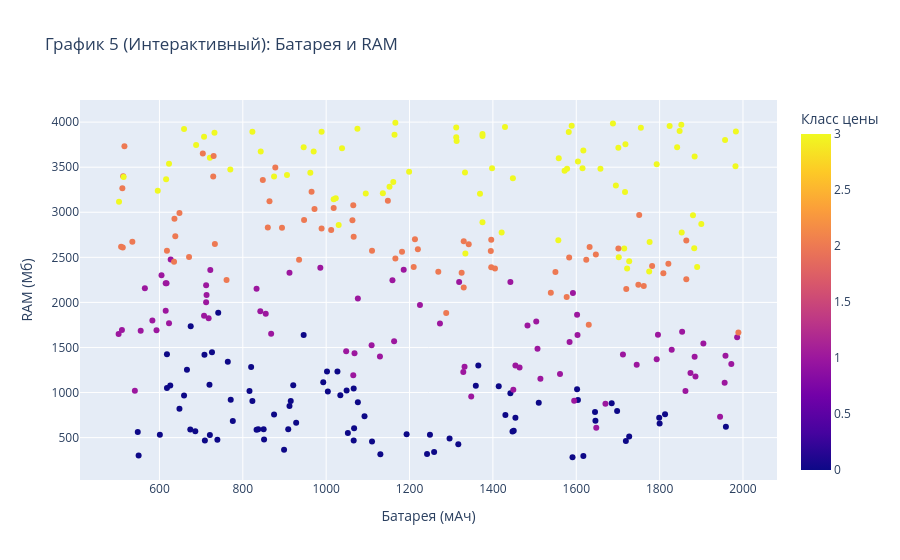

Notebook source saved alongside this figure:
### Markdown cell above
## График5 Интерактивный график

### Code cell
import plotly.express as px

# Берем выборку, чтобы было быстрее
sample_mf = mf_clean.sample(300, random_state=42)

# Создаем интерактивный график одной строкой
fig = px.scatter(
    sample_mf, 
    x='battery_power', 
    y='ram', 
    color='price_range',  # Раскрасит точки по классам цены
    hover_data=['int_memory'],  # Добавит память в подсказку
    title='График 5 (Интерактивный): Батарея и RAM',
    labels={'battery_power': 'Батарея (мАч)', 'ram': 'RAM (Мб)', 'price_range': 'Класс цены'}
)

fig.show()
fig.write_html("graph5.html")

### Figure 1 — Plotly figure (JSON) as saved in the notebook; plotly's stock layout.template omitted (floating-point values rounded to 4 significant figures; data arrays with more than 128 entries replaced by an {"elided": "..."} marker saying what was removed)
{"data": [{"customdata": {"elided": "300x1 int values"}, "hovertemplate": "Батарея (мАч)=%{x}<br>RAM (Мб)=%{y}<br>int_memory=%{customdata[0]}<br>Класс цены=%{marker.color}<extra></extra>", "legendgroup": "", "marker": {"color": {"elided": "300 int values"}, "coloraxis": "coloraxis", "symbol": "circle"}, "mode": "markers", "name": "", "orientation": "v", "showlegend": false, "type": "scatter", "x": {"elided": "300 int values"}, "xaxis": "x", "y": {"elided": "300 int values"}, "yaxis": "y"}], "layout": {"coloraxis": {"colorbar": {"title": {"text": "Класс цены"}}, "colorscale": [[0, "#0d0887"], [0.1111, "#46039f"], [0.2222, "#7201a8"], [0.3333, "#9c179e"], [0.4444, "#bd3786"], [0.5556, "#d8576b"], [0.6667, "#ed7953"], [0.7778, "#fb9f3a"], [0.8889, "#fdca26"], [1, "#f0f921"]]}, "legend": {"tracegroupgap": 0}, "title": {"text": "График 5 (Интерактивный): Батарея и RAM"}, "xaxis": {"anchor": "y", "domain": [0, 1], "title": {"text": "Батарея (мАч)"}}, "yaxis": {"anchor": "x", "domain": [0, 1], "title": {"text": "RAM (Мб)"}}}}
